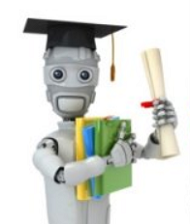
#> input picture 7/1.png, 190 x 224 px, given in place of 1.jpg, which was not available
$ python MakingBordersForImagesPadding.py
#> lines starting #> are read from the running program, lines starting #| are printed output that depends on the picture; pictures that were not available may be replaced by others from this repository, and a replacement may not be noted
"""""""""""""""""""""""""""""""""""""""""""""""
@author: duzj
@contact: dzj0574@163.com
@software: PyCharm
@file: MakingBordersForImagesPadding.py
@time: 2019/2/1 17:23
"""""""""""""""""""""""""""""""""""""""""""""""

"""
If you want to create a border around the image, something like a photo frame, you can use cv2.copyMakeBorder() function. But it has more applications for convolution operation, zero padding etc. This function takes following arguments

如果您想在图像周围创建边框，比如相框，可以使用cv2.copyMakeBorder()函数。
但是它在卷积运算，零填充等方面有更多的应用。这个函数有以下参数

src - 输入的图像
top, bottom, left, right - 边框宽度以相应方向上的像素数为单位
borderType - 标志，定义要添加的边框类型。它可以是以下类型:
    cv2.BORDER_CONSTANT - 添加一个固定的彩色边框。这个值应该作为下一个参数给出。
        cv2.BORDER_REFLECT - 边框将是边框元素的镜像反射，如下所示:fedcba|abcdefgh|hgfedcb
        cv2.BORDER_REFLECT_101 or cv2.BORDER_DEFAULT - 和上面一样，但是有一点细微的变化，像这样:gfedcb|abcdefgh|gfedcba
        cv2.BORDER_REPLICATE - 最后一个元素被复制，如下所示:aaaaaa|abcdefgh|hhhhhhh
        cv2.BORDER_WRAP - 无法解释，它会是这样的:cdefgh|abcdefgh|abcdefg
value - 如果边框类型为cv2，则为边框颜色。边境常数
"""

import cv2
from matplotlib import pyplot as plt

BLUE = [255, 0, 0]
img1 = cv2.imread('1.jpg')
#> img1 is the input picture: shape (224, 190, 3); mean B, G, R 208.9, 214.6, 212.4

replicate = cv2.copyMakeBorder(img1, 10, 10, 10, 10, cv2.BORDER_REPLICATE)
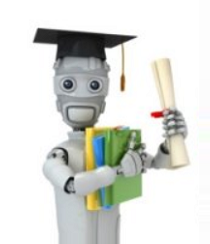
#> replicate: shape (244, 210, 3); mean B, G, R 215.8, 220.5, 218.6
reflect = cv2.copyMakeBorder(img1, 10, 10, 10, 10, cv2.BORDER_REFLECT)
reflect101 = cv2.copyMakeBorder(img1, 10, 10, 10, 10, cv2.BORDER_REFLECT_101)
wrap = cv2.copyMakeBorder(img1, 10, 10, 10, 10, cv2.BORDER_WRAP)
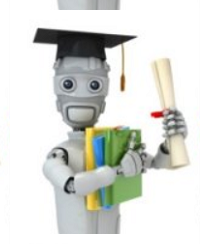
#> wrap: shape (244, 210, 3); mean B, G, R 215.9, 220.6, 218.7
constant = cv2.copyMakeBorder(img1, 10, 10, 10, 10, cv2.BORDER_CONSTANT, value=BLUE)
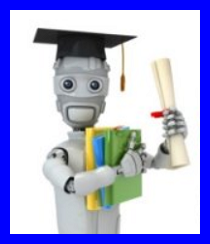
#> constant: shape (244, 210, 3); mean B, G, R 216.7, 178.3, 176.4

# 原图
# 23的意思就是 2行3列 6张图  1是第一张图  Z字型的顺序  imshow显示图片  title取标题
# https://blog.csdn.net/sunshihua12829/article/details/52786144  关于subplot的用法
plt.subplot(231), plt.imshow(img1, 'gray'), plt.title('ORIGINAL')

# 处理后
plt.subplot(232), plt.imshow(replicate, 'gray'), plt.title('REPLICATE')
plt.subplot(233), plt.imshow(reflect, 'gray'), plt.title('REFLECT')
plt.subplot(234), plt.imshow(reflect101, 'gray'), plt.title('REFLECT_101')
plt.subplot(235), plt.imshow(wrap, 'gray'), plt.title('WRAP')
plt.subplot(236), plt.imshow(constant, 'gray'), plt.title('CONSTANT')

plt.show()
#> figure, not shown here; B, G, R data is drawn as R, G, B
